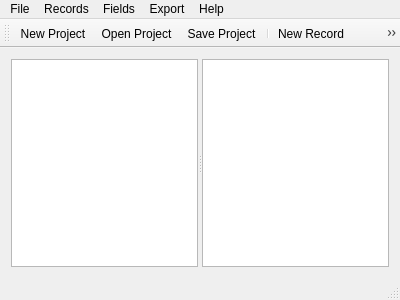
<?xml version="1.0" encoding="UTF-8"?>
<ui version="4.0">
 <class>MainWindow</class>
 <widget class="QMainWindow" name="MainWindow">
  <property name="geometry">
   <rect>
    <x>0</x>
    <y>0</y>
    <width>400</width>
    <height>300</height>
   </rect>
  </property>
  <property name="windowTitle">
   <string>Tome 0.2.0</string>
  </property>
  <widget class="QWidget" name="centralWidget">
   <layout class="QGridLayout" name="gridLayout">
    <item row="0" column="0">
     <widget class="QSplitter" name="splitter">
      <property name="orientation">
       <enum>Qt::Horizontal</enum>
      </property>
      <widget class="QTreeView" name="treeView">
       <property name="editTriggers">
        <set>QAbstractItemView::NoEditTriggers</set>
       </property>
       <property name="headerHidden">
        <bool>true</bool>
       </property>
      </widget>
      <widget class="QTableView" name="tableView">
       <property name="editTriggers">
        <set>QAbstractItemView::NoEditTriggers</set>
       </property>
       <property name="selectionMode">
        <enum>QAbstractItemView::SingleSelection</enum>
       </property>
       <property name="selectionBehavior">
        <enum>QAbstractItemView::SelectRows</enum>
       </property>
       <attribute name="horizontalHeaderStretchLastSection">
        <bool>true</bool>
       </attribute>
      </widget>
     </widget>
    </item>
   </layout>
  </widget>
  <widget class="QMenuBar" name="menuBar">
   <property name="geometry">
    <rect>
     <x>0</x>
     <y>0</y>
     <width>400</width>
     <height>21</height>
    </rect>
   </property>
   <widget class="QMenu" name="menuFile">
    <property name="title">
     <string>File</string>
    </property>
    <widget class="QMenu" name="menuRecent_Projects">
     <property name="title">
      <string>Recent Projects</string>
     </property>
    </widget>
    <addaction name="actionNew_Project"/>
    <addaction name="separator"/>
    <addaction name="actionOpen_Project"/>
    <addaction name="actionSave_Project"/>
    <addaction name="separator"/>
    <addaction name="menuRecent_Projects"/>
    <addaction name="separator"/>
    <addaction name="actionExit"/>
   </widget>
   <widget class="QMenu" name="menuHelp">
    <property name="title">
     <string>Help</string>
    </property>
    <addaction name="actionAbout"/>
    <addaction name="separator"/>
    <addaction name="actionManual"/>
    <addaction name="separator"/>
    <addaction name="actionReport_a_Bug"/>
    <addaction name="separator"/>
    <addaction name="actionReleases"/>
   </widget>
   <widget class="QMenu" name="menuFields">
    <property name="title">
     <string>Fields</string>
    </property>
    <addaction name="actionManage_Components"/>
    <addaction name="actionField_Definions"/>
    <addaction name="actionManage_Custom_Types"/>
   </widget>
   <widget class="QMenu" name="menuRecords">
    <property name="title">
     <string>Records</string>
    </property>
    <addaction name="actionNew_Record"/>
    <addaction name="actionEdit_Record"/>
    <addaction name="actionRemove_Record"/>
   </widget>
   <widget class="QMenu" name="menuExport">
    <property name="title">
     <string>Export</string>
    </property>
   </widget>
   <addaction name="menuFile"/>
   <addaction name="menuRecords"/>
   <addaction name="menuFields"/>
   <addaction name="menuExport"/>
   <addaction name="menuHelp"/>
  </widget>
  <widget class="QToolBar" name="mainToolBar">
   <attribute name="toolBarArea">
    <enum>TopToolBarArea</enum>
   </attribute>
   <attribute name="toolBarBreak">
    <bool>false</bool>
   </attribute>
   <addaction name="actionNew_Project"/>
   <addaction name="actionOpen_Project"/>
   <addaction name="actionSave_Project"/>
   <addaction name="separator"/>
   <addaction name="actionNew_Record"/>
   <addaction name="actionRemove_Record"/>
  </widget>
  <widget class="QStatusBar" name="statusBar"/>
  <action name="actionExit">
   <property name="text">
    <string>Exit</string>
   </property>
   <property name="shortcut">
    <string>Ctrl+Q</string>
   </property>
  </action>
  <action name="actionAbout">
   <property name="text">
    <string>About...</string>
   </property>
  </action>
  <action name="actionNew_Project">
   <property name="icon">
    <iconset>
     <normalon>:/Media/Icons/NewFile_6276.png</normalon>
    </iconset>
   </property>
   <property name="text">
    <string>New Project...</string>
   </property>
  </action>
  <action name="actionSave_Project">
   <property name="icon">
    <iconset>
     <normalon>:/Media/Icons/Saveall_6518.png</normalon>
    </iconset>
   </property>
   <property name="text">
    <string>Save Project</string>
   </property>
   <property name="shortcut">
    <string>Ctrl+S</string>
   </property>
  </action>
  <action name="actionOpen_Project">
   <property name="icon">
    <iconset>
     <normalon>:/Media/Icons/Open_6529.png</normalon>
    </iconset>
   </property>
   <property name="text">
    <string>Open Project...</string>
   </property>
   <property name="shortcut">
    <string>Ctrl+O</string>
   </property>
  </action>
  <action name="actionField_Definions">
   <property name="text">
    <string>Manage Field Definitions...</string>
   </property>
  </action>
  <action name="actionNew_Record">
   <property name="icon">
    <iconset>
     <normalon>:/Media/Icons/AddUsingNamespace_6782.png</normalon>
    </iconset>
   </property>
   <property name="text">
    <string>New Record...</string>
   </property>
   <property name="shortcut">
    <string>Ctrl+N</string>
   </property>
  </action>
  <action name="actionEdit_Record">
   <property name="text">
    <string>Edit Record...</string>
   </property>
   <property name="shortcut">
    <string>Return</string>
   </property>
  </action>
  <action name="actionRemove_Record">
   <property name="icon">
    <iconset>
     <normalon>:/Media/Icons/RemoveUsingNamespace_10480.png</normalon>
    </iconset>
   </property>
   <property name="text">
    <string>Delete Record</string>
   </property>
   <property name="toolTip">
    <string>Delete Record</string>
   </property>
   <property name="shortcut">
    <string>Del</string>
   </property>
  </action>
  <action name="actionManage_Components">
   <property name="text">
    <string>Manage Components...</string>
   </property>
  </action>
  <action name="actionManage_Custom_Types">
   <property name="text">
    <string>Manage Custom Types...</string>
   </property>
  </action>
  <action name="actionManual">
   <property name="text">
    <string>Manual</string>
   </property>
   <property name="shortcut">
    <string>F1</string>
   </property>
  </action>
  <action name="actionReport_a_Bug">
   <property name="text">
    <string>Report a Bug</string>
   </property>
  </action>
  <action name="actionReleases">
   <property name="text">
    <string>Releases</string>
   </property>
  </action>
 </widget>
 <layoutdefault spacing="6" margin="11"/>
 <resources/>
 <connections/>
</ui>
